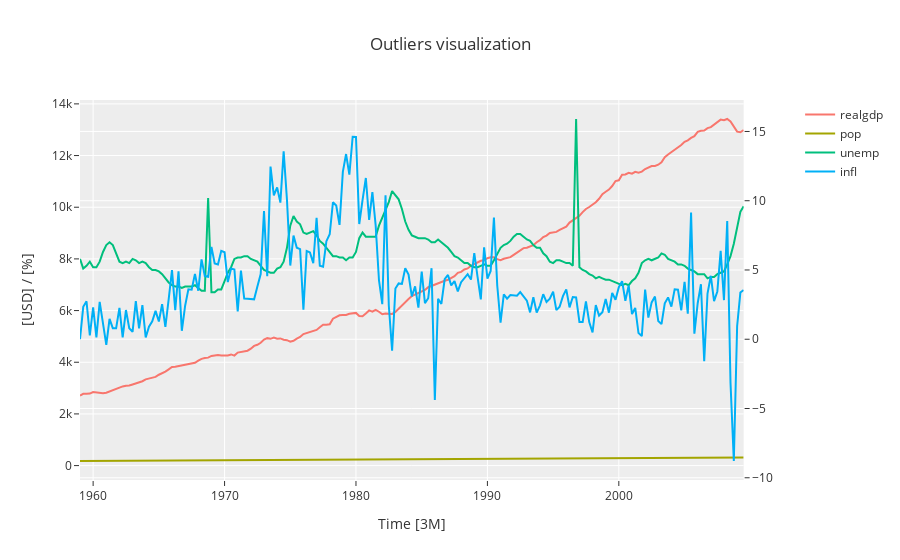

Source (notebook cell):
### Markdown cell above
#### Outliers

### Code cell
fig = make_subplots(specs=[[{"secondary_y": True}]], shared_xaxes=True)
fig.layout.update({
    "title": "Outliers visualization",
    "template": "ggplot2",
    "xaxis_title": "Time [3M]",
    "yaxis_title": "[USD] / [%]",
})
left_cols = ["realgdp", "pop"]
for col in left_cols:
    trace = go.Scatter(x=data.index, y=data[col], name=col)
    trace_rolling = go.Scatter(x=data.index, y=data[col], name=col)
    fig.add_trace(trace)
for col in [c for c in data.columns if c not in left_cols]:
    trace = go.Scatter(x=data.index, y=data[col], name=col)
    fig.add_trace(trace, secondary_y=True)
fig.show()

### Figure 1 — Plotly figure (JSON) as saved in the notebook; plotly's stock layout.template omitted (floating-point values rounded to 4 significant figures; data arrays with more than 128 entries replaced by an {"elided": "..."} marker saying what was removed)
{"data": [{"name": "realgdp", "x": {"elided": "203 str values"}, "y": {"elided": "203 float values"}, "type": "scatter"}, {"name": "pop", "x": {"elided": "203 str values"}, "y": {"elided": "203 float values"}, "type": "scatter"}, {"name": "unemp", "x": {"elided": "203 str values"}, "y": {"elided": "203 float values"}, "type": "scatter", "xaxis": "x", "yaxis": "y2"}, {"name": "infl", "x": {"elided": "203 str values"}, "y": {"elided": "203 float values"}, "type": "scatter", "xaxis": "x", "yaxis": "y2"}], "layout": {"xaxis": {"anchor": "y", "domain": [0.0, 0.94], "title": {"text": "Time [3M]"}}, "yaxis": {"anchor": "x", "domain": [0.0, 1.0], "title": {"text": "[USD] / [%]"}}, "yaxis2": {"anchor": "x", "overlaying": "y", "side": "right"}, "title": {"text": "Outliers visualization"}}}
